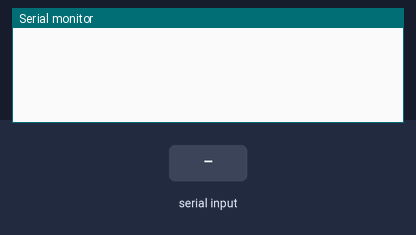
This sketch was run on a simulated Arduino Mega 2560, built with avr-gcc and run on an emulated ATmega2560. Shown: the last lines printed to the serial monitor. The inputs (shaded band) are chosen by the test bench.

Above: at 1.2 s.
1.3 s: "0\n" received over the second serial link
At 2.1 s:
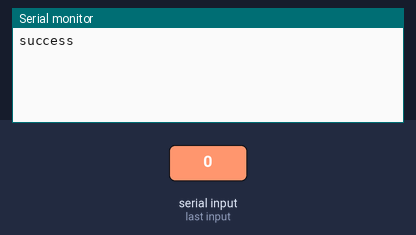
2.8 s: "1\n" received over the second serial link
At 3.6 s:
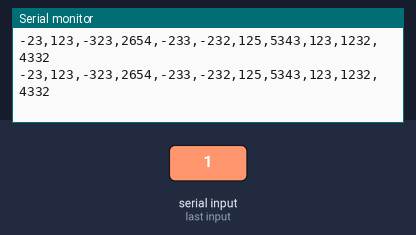

The sketch:

TestHandshake.cpp.ino
```cpp
#include <Arduino_FreeRTOS.h>
#include <string.h>
#include <stdio.h>

char data[50] = {0};
int flag = 0;
int incomingByte = 0;
String dataString = "-23,123,-323,2654,-233,-232,125,5343,123,1232,4332";
String test = "";
char ack;

void setup() {
  // put your setup code here, to run once:
  Serial2.begin(115200);
  Serial.begin(115200);

}

void loop() {
  // put your main code here, to run repeatedly:
  if(flag == 1){
   // a++;
    Serial.println(dataString);
    //sprintf(dataString, "%02X", a); // convert a value to hexa
   // dataString.toCharArray(data, sizeof(dataString));
    Serial2.println(dataString);   // send the data
    int i=0;
    //Serial.print("hello");
    if(Serial2.available()){
      char received = Serial2.read();
      test += received;
      if(received == '\n'){
        Serial.print("Arduino received: ");
        Serial.println(test);
        test = "";
      }
    }
    delay(10);
  }
  else{
    if(Serial2.available()){
      char received = Serial2.read();
      if(received == '0'){
        Serial2.write('1');
        Serial.write("success");
      }
      if (received == '1'){
        flag = 1;
        Serial.write(flag);
      }
    }
  }
}
```

Measured:
- after the input at 1.3 s, the serial monitor: prints a new line at once (image 1)
- after the input at 2.8 s, the serial monitor: prints a new line at once (image 2)
